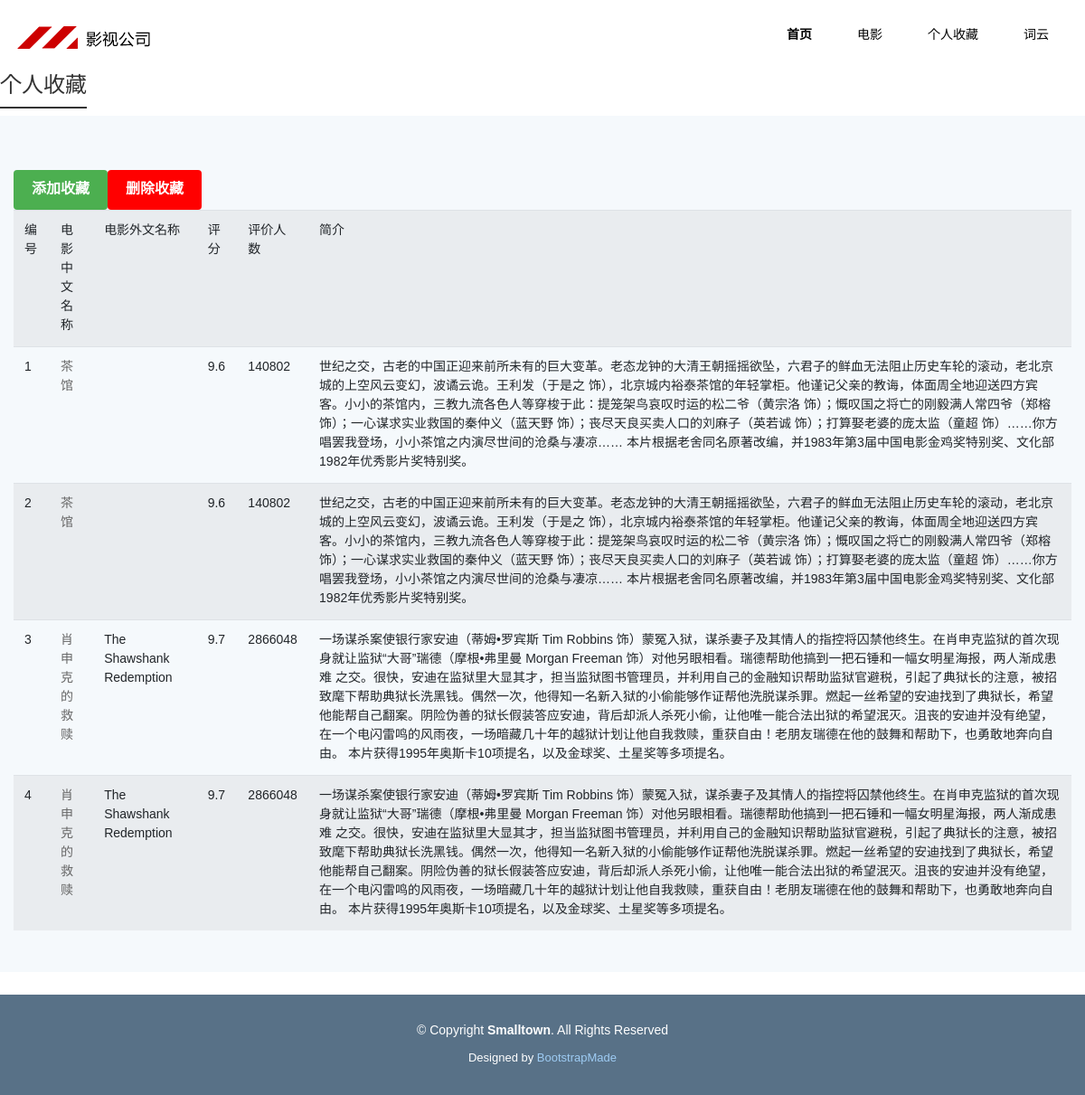
Page /individual on the earlier database version.
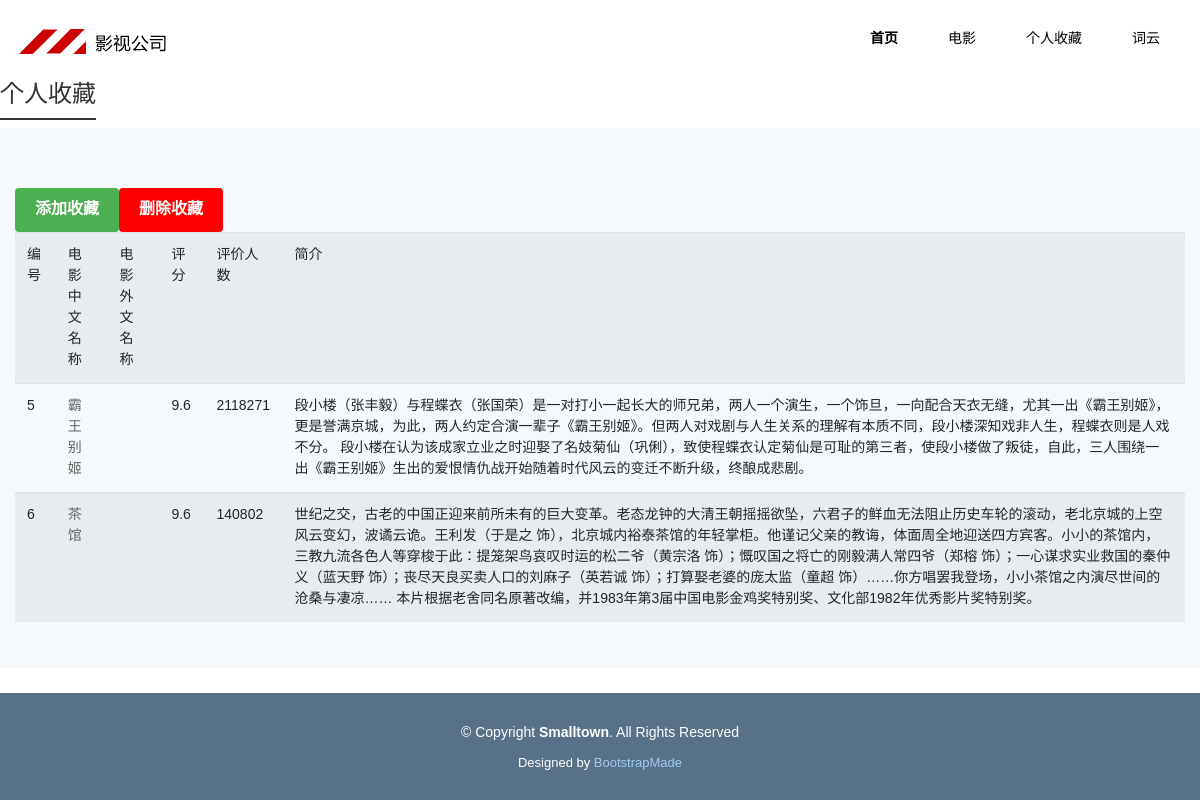
Same page on the later database version.
### tables this page shows
CREATE TABLE movieinfo
        (
        id integer primary key autoincrement,
        cname varchar,
        fname varchar,
        score numeric,
        rated numeric,
        instruction text
        );

### index.py (the view, shortened to what this page needs)
@app.route("/individual")
def individual():
    db_path = 'individual.db'
    import os
    if os.path.exists(db_path):
        datalist = []
        con = sqlite3.connect("individual.db")
        cur = con.cursor()
        sql = "select * from movieinfo"
        data = cur.execute(sql)
        for item in data:
            datalist.append(item)
        cur.close()
        con.close()
        return render_template("individual.html", movies = datalist)

### templates/individual.html (shortened to what this page needs)
<!DOCTYPE html>
<html lang="en">
<head>
  <link href="static/assets/vendor/bootstrap/css/bootstrap.min.css" rel="stylesheet">
  <link href="static/assets/vendor/icofont/icofont.min.css" rel="stylesheet">
  <link href="static/assets/vendor/boxicons/css/boxicons.min.css" rel="stylesheet">
  <link href="static/assets/vendor/animate.css/animate.min.css" rel="stylesheet">
  <link href="static/assets/vendor/venobox/venobox.css" rel="stylesheet">
  <link href="static/assets/vendor/aos/aos.css" rel="stylesheet">
  <link href="static/assets/css/style.css" rel="stylesheet">
	<link rel="stylesheet" type="text/css" href="../static/css/iconfont.css">
	<link rel="stylesheet" type="text/css" href="../static/css/color.css">
	<link rel="stylesheet" type="text/css" href="../static/css/global.css">
	<link rel="stylesheet" type="text/css" href="../static/css/page.css">
	<link rel="stylesheet" type="text/css" href="../static/css/uzlist.css">
	<link rel="stylesheet" type="text/css" href="../static/css/animate.min.css">
	<link rel="stylesheet" type="text/css" href="../static/css/fancybox.css"/>
</head>
<body>
  <div class="header" style="background:#00000;">
    <div class="container">
  <div class="logo fl">
        <div class="logo-img"><a href="index.html"><img src="../static/images/2b0361340f1b0ec566e2278448c97389.png" /></a></div>
      </div>
  <div class="nav nav-a fr">
        <ul>
      <li data-cid="0" class="on"> <a style="color:#000000" target="_self" href="/main">首页</a> </li>
      <li data-cid="24" > <a style="color:#000000" target="_self" href="/mv_info">电影</a> </li>
      <li data-cid="36" > <a style="color:#000000" target="_self" href="/individual">个人收藏</a> </li>
      <li data-cid="29" > <a style="color:#000000" target="_self" href="/wordcloud_info">词云</a> </li>
    </ul>
      </div>
</div>
  </div>
<link rel="stylesheet" href="../static/css/swiper.css" />
<div class="con-left">
  <div class="subcat">
<div class="sub-tit">
      <h3><em>个人收藏</em></h3>
    </div>
</div>
    <section class="counts section-bg">
      <div class="container">
        <table class="table table-striped">
          <button class="my-button" onclick="showOverlay()">   添加收藏   </button>
          <button class="my-button2" onclick="showOverlay2()">   删除收藏   </button>
          <tr>
            <td>编号</td>
            <td>电影中文名称</td>
            <td>电影外文名称</td>
            <td>评分</td>
            <td>评价人数</td>
            <td>简介</td>
          </tr>
          {% for movie in movies %}
          <tr>
            <td>{{ movie[0] }}</td>
            <td>
              <a href="{{ movie[1] }}" target="_blank">
                {{ movie[1] }}
              </a>
            </td>
            <td>{{ movie[2] }}</td>
            <td>{{ movie[3] }}</td>
            <td>{{ movie[4] }}</td>
            <td>{{ movie[5] }}</td>
          </tr>
          {% endfor %}
        </table>
        </div>
      </div>
  <footer id="footer">
    <div class="container">
      <div class="copyright">
        &copy; Copyright <strong><span>Smalltown</span></strong>. All Rights Reserved
      </div>
      <div class="credits">
        Designed by <a href="https://bootstrapmade.com/">BootstrapMade</a>
      </div>
    </div>
  </footer>
</body>
</html>

### static/assets/css/style.css (style rules this page uses)
body { font-family: "Open Sans", sans-serif; color: #444; }
a { color: #428bca; }
h1, h2, h3, h4, h5, h6, .font-primary { font-family: "Raleway", sans-serif; }
section { padding: 60px 0; }
.section-bg { background-color: #f5f9fc; }
.counts { padding-bottom: 30px; }
#footer { background: #587187; padding: 0 0 30px 0; color: #fff; font-size: 14px; }
#footer .copyright { text-align: center; padding-top: 30px; }
#footer .credits { padding-top: 10px; text-align: center; font-size: 13px; color: #fff; }
#footer .credits a { color: #9eccf4; }

### static/css/color.css (style rules this page uses)
.header .contact-tel, .nav.nav-b ul li.on, .nav.nav-d ul li.on, .nav ul li.on .bot-bottom, .nav ul li.on .childer, .slide-usezans.swiper-container-horizontal .swiper-pagination-bullets .swiper-pagination-bullet.swiper-pagination-bullet-active, .comm-title .subcat a:hover, .comm-title .subcat .on, .back-white.product-c .product-lists ul li:hover .remark, .back-black.product-c .product-lists ul li:hover .remark, .back-white.picture-c .picture-lists ul li:hover .remark, .back-black.picture-c .picture-lists ul li:hover .remark, .product-d .product-lists ul li .remark .detail-a, .product-d .product-lists .hd ul li.on, .picture-d .picture-lists ul li .remark .detail-a, .picture-d .picture-lists .hd ul li.on, .plate-page .text-info .a-more:hover, .partner-d .partner-lists .hd ul li.on, .partner-d.back-black .partner-lists .hd ul li.on, .team-b .team-lists ul li:hover .remark a, .footer .footer-right .phone .qq:hover, .con-left .subcat .sub-tit, .con-left .subcat ul li i, .con-left .transverse ul li:hover, .con-left .transverse ul li.on, .pro-detail .detail-right .links a.l-url, .scrollbutton, .wap-screen .swiper-slide.on em { background: #cc0000; }

### static/css/global.css (style rules this page uses)
body,div,dl,dt,dd,ul,ol,li,h1,h2,h3,h4,h5,h6,pre,code,form,fieldset,legend,input,button,textarea,p,blockquote,th,td { margin:0;padding:0; }
table { border-collapse:collapse;border-spacing:0; }
fieldset,img { border:0;vertical-align:top; }
address,caption,cite,code,dfn,em,th,var,optgroup { font-style:inherit;font-weight:inherit; }
li { list-style:none; }
h1,h2,h3,h4,h5,h6 { font-size:100%;font-weight:normal; }
input,button,textarea,select,optgroup,option { font-family:inherit;font-size:inherit;font-style:inherit;font-weight:inherit; outline: none; }
input,button,textarea,select { *font-size:100%; }
a { text-decoration: none;color:#666; }
body { font-family:'SourceHanSansCN-Normal','Source Han Sans','思源黑体',source-han-sans-simplified-c,sans-serif; font-size: 14px; color: #333; }
.container { width: 1200px;min-width: 1200px;margin: 0 auto; }
.fl { float: left; }
.fr { float: right; }

### static/css/page.css (style rules this page uses)
.header { height:80px;line-height:80px; }
.header .logo-img { display:table-cell;max-width:250px;max-height:80px;vertical-align:middle;text-align:center; }
.header .logo-img img { max-height:77px;vertical-align: middle; }
.nav ul li { position: relative; float: left; -webkit-perspective: 60px; -moz-perspective: 60px; -ms-perspective: 60px; perspective: 60px; -webkit-transform-style: preserve-3d; -moz-transform-style: preserve-3d; -ms-transform-style: preserve-3d; transform-style: preserve-3d; z-index: 999 }
.nav ul li a { display:block; padding: 0 25px; }
.nav ul li:first-child a { background:none; }
.nav ul li.on a { font-weight: bold;color:#333; }

### static/css/uzlist.css (style rules this page uses)
.con-left { padding: 0 0 25px; }
.con-left .subcat { width: 100%; }
.con-left .subcat .sub-tit { background: #fff;height: 48px; }
.con-left .subcat h3 { font-size: 24px;color: #333; }
.con-left .subcat h3 em { padding-bottom: 10px; border-bottom: 2px solid #333; }

### templates/individual.html (style rules this page uses)
.my-button { display: inline-block; padding: 10px 20px; font-size: 16px; font-weight: bold; text-decoration: none; background-color: #4CAF50; color: #fff; border: none; border-radius: 4px; transition: background-color 0.3s ease; }
.my-button2 { display: inline-block; padding: 10px 20px; font-size: 16px; font-weight: bold; text-decoration: none; background-color: #FF0000; color: #fff; border: none; border-radius: 4px; transition: background-color 0.3s ease; }

Differences in the rows shown:
removed movieinfo: id "1", cname "茶馆", score "9.6", rated "140802", instruction "世纪之交，古老的中国正迎来前所未有的巨大变革。老态龙钟的大清王朝摇摇欲坠，六君子的鲜血无法阻止历史车轮的滚动，老北京城的上空风云变幻，波谲云诡。王利发（于是之 饰），北京城内裕泰茶馆的年轻掌柜。他谨记父亲的教诲，体面周全地迎送四方宾客。小小的茶馆内，三教九流各色人等穿梭于此：提笼架鸟哀叹时运的松二爷（黄宗洛 饰）；慨叹国之将亡的刚毅满人常四爷（郑榕 饰）；一心谋求实业救国的秦仲义（蓝天野 饰）；丧尽天良买卖人口的刘麻子（英若诚 饰）；打算娶老婆的庞太监（童超 饰）……你方唱罢我登场，小小茶馆之内演尽世间的沧桑与凄凉…… 本片根据老舍同名原著改编，并1983年第3届中国电影金鸡奖特别奖、文化部1982年优秀影片奖特别奖。"
removed movieinfo: id "2", cname "茶馆", score "9.6", rated "140802", instruction "世纪之交，古老的中国正迎来前所未有的巨大变革。老态龙钟的大清王朝摇摇欲坠，六君子的鲜血无法阻止历史车轮的滚动，老北京城的上空风云变幻，波谲云诡。王利发（于是之 饰），北京城内裕泰茶馆的年轻掌柜。他谨记父亲的教诲，体面周全地迎送四方宾客。小小的茶馆内，三教九流各色人等穿梭于此：提笼架鸟哀叹时运的松二爷（黄宗洛 饰）；慨叹国之将亡的刚毅满人常四爷（郑榕 饰）；一心谋求实业救国的秦仲义（蓝天野 饰）；丧尽天良买卖人口的刘麻子（英若诚 饰）；打算娶老婆的庞太监（童超 饰）……你方唱罢我登场，小小茶馆之内演尽世间的沧桑与凄凉…… 本片根据老舍同名原著改编，并1983年第3届中国电影金鸡奖特别奖、文化部1982年优秀影片奖特别奖。"
removed movieinfo: id "3", cname "肖申克的救赎", fname "The Shawshank Redemption", score "9.7", rated "2866048", instruction "一场谋杀案使银行家安迪（蒂姆•罗宾斯 Tim Robbins 饰）蒙冤入狱，谋杀妻子及其情人的指控将囚禁他终生。在肖申克监狱的首次现身就让监狱“大哥”瑞德（摩根•弗里曼 Morgan Freeman 饰）对他另眼相看。瑞德帮助他搞到一把石锤和一幅女明星海报，两人渐成患难 之交。很快，安迪在监狱里大显其才，担当监狱图书管理员，并利用自己的金融知识帮助监狱官避税，引起了典狱长的注意，被招致麾下帮助典狱长洗黑钱。偶然一次，他得知一名新入狱的小偷能够作证帮他洗脱谋杀罪。燃起一丝希望的安迪找到了典狱长，希望他能帮自己翻案。阴险伪善的狱长假装答应安迪，背后却派人杀死小偷，让他唯一能合法出狱的希望泯灭。沮丧的安迪并没有绝望，在一个电闪雷鸣的风雨夜，一场暗藏几十年的越狱计划让他自我救赎，重获自由！老朋友瑞德在他的鼓舞和帮助下，也勇敢地奔向自由。 本片获得1995年奥斯卡10项提名，以及金球奖、土星奖等多项提名。"
removed movieinfo: id "4", cname "肖申克的救赎", fname "The Shawshank Redemption", score "9.7", rated "2866048", instruction "一场谋杀案使银行家安迪（蒂姆•罗宾斯 Tim Robbins 饰）蒙冤入狱，谋杀妻子及其情人的指控将囚禁他终生。在肖申克监狱的首次现身就让监狱“大哥”瑞德（摩根•弗里曼 Morgan Freeman 饰）对他另眼相看。瑞德帮助他搞到一把石锤和一幅女明星海报，两人渐成患难 之交。很快，安迪在监狱里大显其才，担当监狱图书管理员，并利用自己的金融知识帮助监狱官避税，引起了典狱长的注意，被招致麾下帮助典狱长洗黑钱。偶然一次，他得知一名新入狱的小偷能够作证帮他洗脱谋杀罪。燃起一丝希望的安迪找到了典狱长，希望他能帮自己翻案。阴险伪善的狱长假装答应安迪，背后却派人杀死小偷，让他唯一能合法出狱的希望泯灭。沮丧的安迪并没有绝望，在一个电闪雷鸣的风雨夜，一场暗藏几十年的越狱计划让他自我救赎，重获自由！老朋友瑞德在他的鼓舞和帮助下，也勇敢地奔向自由。 本片获得1995年奥斯卡10项提名，以及金球奖、土星奖等多项提名。"
added movieinfo: id "5", cname "霸王别姬", score "9.6", rated "2118271", instruction "段小楼（张丰毅）与程蝶衣（张国荣）是一对打小一起长大的师兄弟，两人一个演生，一个饰旦，一向配合天衣无缝，尤其一出《霸王别姬》，更是誉满京城，为此，两人约定合演一辈子《霸王别姬》。但两人对戏剧与人生关系的理解有本质不同，段小楼深知戏非人生，程蝶衣则是人戏不分。 段小楼在认为该成家立业之时迎娶了名妓菊仙（巩俐），致使程蝶衣认定菊仙是可耻的第三者，使段小楼做了叛徒，自此，三人围绕一出《霸王别姬》生出的爱恨情仇战开始随着时代风云的变迁不断升级，终酿成悲剧。"
added movieinfo: id "6", cname "茶馆", score "9.6", rated "140802", instruction "世纪之交，古老的中国正迎来前所未有的巨大变革。老态龙钟的大清王朝摇摇欲坠，六君子的鲜血无法阻止历史车轮的滚动，老北京城的上空风云变幻，波谲云诡。王利发（于是之 饰），北京城内裕泰茶馆的年轻掌柜。他谨记父亲的教诲，体面周全地迎送四方宾客。小小的茶馆内，三教九流各色人等穿梭于此：提笼架鸟哀叹时运的松二爷（黄宗洛 饰）；慨叹国之将亡的刚毅满人常四爷（郑榕 饰）；一心谋求实业救国的秦仲义（蓝天野 饰）；丧尽天良买卖人口的刘麻子（英若诚 饰）；打算娶老婆的庞太监（童超 饰）……你方唱罢我登场，小小茶馆之内演尽世间的沧桑与凄凉…… 本片根据老舍同名原著改编，并1983年第3届中国电影金鸡奖特别奖、文化部1982年优秀影片奖特别奖。"
